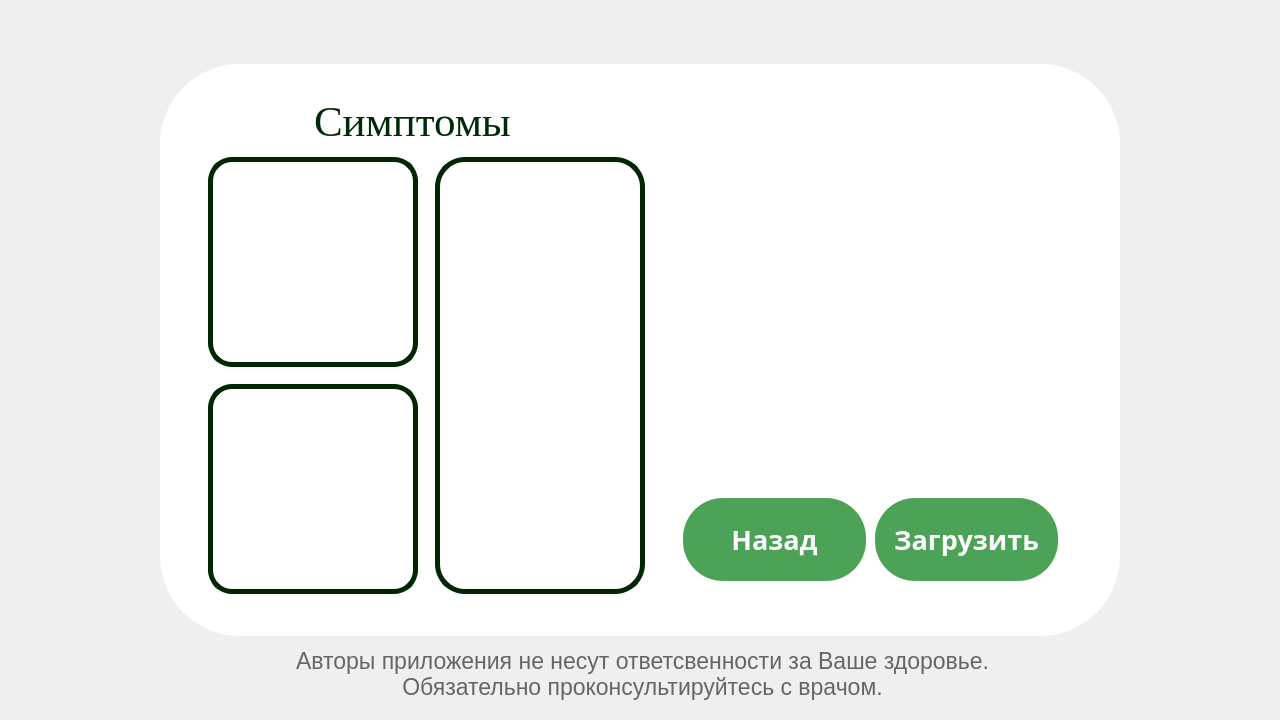
<?xml version="1.0" encoding="UTF-8"?>
<ui version="4.0">
 <class>Window1</class>
 <widget class="QDialog" name="Window1">
  <property name="geometry">
   <rect>
    <x>0</x>
    <y>0</y>
    <width>1280</width>
    <height>720</height>
   </rect>
  </property>
  <property name="windowTitle">
   <string>Dialog</string>
  </property>
  <widget class="QLabel" name="background">
   <property name="geometry">
    <rect>
     <x>0</x>
     <y>0</y>
     <width>1280</width>
     <height>720</height>
    </rect>
   </property>
   <property name="text">
    <string/>
   </property>
   <property name="pixmap">
    <pixmap>../images/whole_background.png</pixmap>
   </property>
   <property name="scaledContents">
    <bool>true</bool>
   </property>
  </widget>
  <widget class="QFrame" name="frame">
   <property name="geometry">
    <rect>
     <x>160</x>
     <y>64</y>
     <width>960</width>
     <height>572</height>
    </rect>
   </property>
   <property name="styleSheet">
    <string notr="true">background-color: rgb(255, 255, 255);
border-radius: 80px;</string>
   </property>
   <property name="frameShape">
    <enum>QFrame::StyledPanel</enum>
   </property>
   <property name="frameShadow">
    <enum>QFrame::Raised</enum>
   </property>
   <widget class="QLabel" name="label">
    <property name="geometry">
     <rect>
      <x>560</x>
      <y>120</y>
      <width>296</width>
      <height>296</height>
     </rect>
    </property>
    <property name="text">
     <string/>
    </property>
    <property name="pixmap">
     <pixmap>../images/cross_o.png</pixmap>
    </property>
    <property name="scaledContents">
     <bool>true</bool>
    </property>
   </widget>
   <widget class="QPushButton" name="page3to2_btm">
    <property name="geometry">
     <rect>
      <x>523</x>
      <y>434</y>
      <width>183</width>
      <height>83</height>
     </rect>
    </property>
    <property name="font">
     <font>
      <family>UbuntuSans-VariableFont_wdth,wght</family>
      <pointsize>20</pointsize>
      <weight>75</weight>
      <bold>true</bold>
     </font>
    </property>
    <property name="styleSheet">
     <string notr="true">QPushButton{
background-color: rgb(76, 162, 87);
border-radius: 40px;
color: rgb(255, 255, 255);

}

QPushButton:hover{
	background-color: rgb(71, 146, 80);
}

QPushButton:pressed{
background-color: rgb(2, 151, 89);
border: 2px solid rgb(255,215,0);
color: rgb(248, 248, 242);
}</string>
    </property>
    <property name="text">
     <string>Назад</string>
    </property>
   </widget>
   <widget class="QPushButton" name="answer_btm">
    <property name="geometry">
     <rect>
      <x>715</x>
      <y>434</y>
      <width>183</width>
      <height>83</height>
     </rect>
    </property>
    <property name="font">
     <font>
      <family>Alef</family>
      <pointsize>20</pointsize>
      <weight>75</weight>
      <bold>true</bold>
     </font>
    </property>
    <property name="styleSheet">
     <string notr="true">QPushButton{
background-color: rgb(76, 162, 87);
border-radius: 40px;
color: rgb(255, 255, 255);

}

QPushButton:hover{
	background-color: rgb(71, 146, 80);
}

QPushButton:pressed{
background-color: rgb(2, 151, 89);
border: 2px solid rgb(255,215,0);
color: rgb(248, 248, 242);
}</string>
    </property>
    <property name="text">
     <string>Загрузить</string>
    </property>
   </widget>
   <widget class="QLabel" name="label_5">
    <property name="geometry">
     <rect>
      <x>154</x>
      <y>27</y>
      <width>243</width>
      <height>61</height>
     </rect>
    </property>
    <property name="font">
     <font>
      <family>Times New Roman</family>
      <pointsize>32</pointsize>
     </font>
    </property>
    <property name="styleSheet">
     <string notr="true">color: rgb(0, 42, 5);</string>
    </property>
    <property name="text">
     <string>Симптомы</string>
    </property>
   </widget>
   <widget class="QPushButton" name="stomach">
    <property name="geometry">
     <rect>
      <x>48</x>
      <y>320</y>
      <width>210</width>
      <height>210</height>
     </rect>
    </property>
    <property name="styleSheet">
     <string notr="true">QPushButton{
background-color: rgba(255, 255, 255, 0);
border: 5px solid rgb(0,39,3);
border-radius: 24px;
}

QPushButton:hover{
	background-color: rgba(38, 58, 34, 80);
}

QPushButton:pressed{

border: 5px solid rgb(255,215,0);

}</string>
    </property>
    <property name="text">
     <string/>
    </property>
    <property name="icon">
     <iconset>
      <normaloff>../images/stomach.png</normaloff>../images/stomach.png</iconset>
    </property>
    <property name="iconSize">
     <size>
      <width>200</width>
      <height>200</height>
     </size>
    </property>
   </widget>
   <widget class="QTextEdit" name="symptoms">
    <property name="geometry">
     <rect>
      <x>275</x>
      <y>93</y>
      <width>210</width>
      <height>437</height>
     </rect>
    </property>
    <property name="font">
     <font>
      <pointsize>18</pointsize>
     </font>
    </property>
    <property name="styleSheet">
     <string notr="true">background-color: rgba(255, 255, 255, 0);
border: 5px solid rgb(0,39,3);
border-radius: 30px;
color: rgb(0, 42, 5);</string>
    </property>
   </widget>
   <widget class="QPushButton" name="throat">
    <property name="geometry">
     <rect>
      <x>48</x>
      <y>93</y>
      <width>210</width>
      <height>210</height>
     </rect>
    </property>
    <property name="styleSheet">
     <string notr="true">QPushButton{
background-color: rgba(255, 255, 255, 0);
border: 5px solid rgb(0,39,3);
border-radius: 24px;
}

QPushButton:hover{
	background-color: rgba(38, 58, 34, 80);
}

QPushButton:pressed{

border: 5px solid rgb(255,215,0);

}</string>
    </property>
    <property name="text">
     <string/>
    </property>
    <property name="icon">
     <iconset>
      <normaloff>../images/throat.png</normaloff>../images/throat.png</iconset>
    </property>
    <property name="iconSize">
     <size>
      <width>200</width>
      <height>200</height>
     </size>
    </property>
   </widget>
  </widget>
  <widget class="QLabel" name="responsibillity">
   <property name="geometry">
    <rect>
     <x>220</x>
     <y>640</y>
     <width>845</width>
     <height>68</height>
    </rect>
   </property>
   <property name="font">
    <font>
     <pointsize>17</pointsize>
    </font>
   </property>
   <property name="layoutDirection">
    <enum>Qt::LeftToRight</enum>
   </property>
   <property name="styleSheet">
    <string notr="true">color: rgb(102, 102, 102);</string>
   </property>
   <property name="text">
    <string>Авторы приложения не несут ответсвенности за Ваше здоровье. 
Обязательно проконсультируйтесь с врачом.</string>
   </property>
   <property name="alignment">
    <set>Qt::AlignCenter</set>
   </property>
  </widget>
  <widget class="QLabel" name="status_bar">
   <property name="geometry">
    <rect>
     <x>238</x>
     <y>42</y>
     <width>803</width>
     <height>14</height>
    </rect>
   </property>
   <property name="text">
    <string/>
   </property>
   <property name="pixmap">
    <pixmap>../images/bar3.png</pixmap>
   </property>
   <property name="scaledContents">
    <bool>true</bool>
   </property>
  </widget>
 </widget>
 <resources/>
 <connections/>
</ui>
